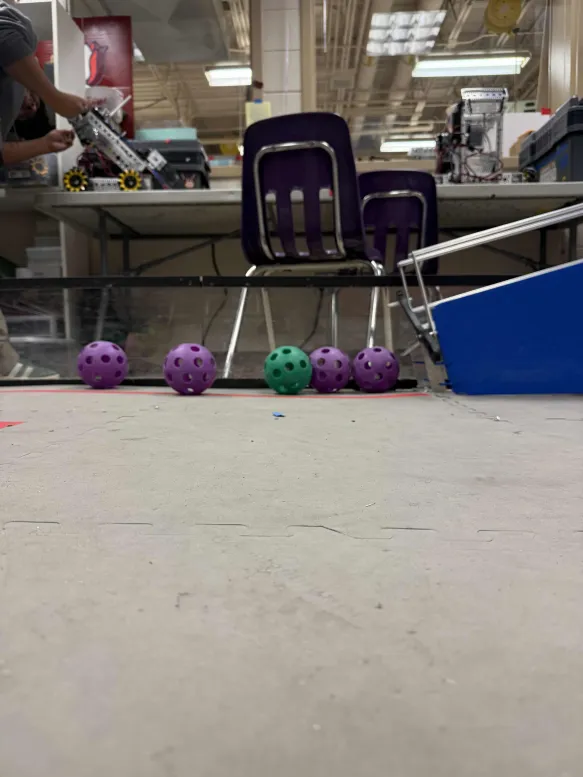
#> input picture images/IMG_3049.webp, 583 x 777 px
$ python -i RangeFinder.py   (imports and definitions only)
#> lines starting #> are read from the running program, lines starting #| are printed output that depends on the picture; after the words box and inside, x2 and y2 are one past the last pixel; in counts of white or black regions, pixels touching at a corner belong together
### modules/types/ColorRange.py
import numpy as np
import json
import cv2

class ColorRange:
    def __init__(self, lower_color, upper_color, name = None):
        self.lower = np.array(lower_color, dtype=np.uint8)
        self.upper = np.array(upper_color, dtype=np.uint8)
        self.name = name

    def __repr__(self):
        return f"ColorRange(name='{self.name}', lower={self.lower.tolist()}, upper={self.upper.tolist()})"

    # [35 lines left out: functions contains, apply_mask, adjust, expand, average_with, to_dict, not called in this run]

    @staticmethod
    def from_dict(data):
        return ColorRange(data["lower"], data["upper"], data.get("name"))

    # [10 lines left out: functions save, load, not called in this run]

### modules/RangeFinder.py
import cv2
import numpy as np
from sklearn.cluster import MiniBatchKMeans
from .types.ColorRange import ColorRange

class RangeFinder:
    def __init__(self, n_clusters=4):
        self.n_clusters = n_clusters

    def find_color_clusters(self, image_hsv, mask=None):
        if mask is not None:
            image_hsv = cv2.bitwise_and(image_hsv, image_hsv, mask=mask)

        pixels = image_hsv.reshape(-1, 3)
        pixels = pixels[np.any(pixels != [0, 0, 0], axis=1)]  # remove black pixels
        if len(pixels) < self.n_clusters:
            return []

        kmeans = MiniBatchKMeans(n_clusters=self.n_clusters, random_state=42, batch_size=1000)
        kmeans.fit(pixels)
        centers = np.uint8(kmeans.cluster_centers_)
        return centers

    def compute_color_range(self, image, color_hint):
        hsv = cv2.cvtColor(image, cv2.COLOR_BGR2HSV)

        if color_hint.lower() == "purple":
            mask = cv2.inRange(hsv, (120, 30, 30), (160, 255, 255))
        elif color_hint.lower() == "green":
            mask = cv2.inRange(hsv, (35, 40, 40), (90, 255, 255))
        else:
            raise ValueError("Unsupported color hint. Use 'purple' or 'green'.")

        mask = cv2.morphologyEx(mask, cv2.MORPH_OPEN, np.ones((5, 5), np.uint8))
        mask = cv2.morphologyEx(mask, cv2.MORPH_CLOSE, np.ones((5, 5), np.uint8))

        centers = self.find_color_clusters(hsv, mask)
        if len(centers) == 0:
            print(f"No {color_hint} pixels detected.")
            return None

        lower = np.min(centers, axis=0)
        upper = np.max(centers, axis=0)

        lower = np.clip(lower - np.array([6, 31, 31]), 0, 255)
        upper = np.clip(upper + np.array([17, 42, 42]), 0, 255)

        return ColorRange(lower, upper, name=color_hint)

    def find_color_ranges(self, image):
        ranges = {}
        for color_hint in ["purple", "green"]:
            cr = self.compute_color_range(image, color_hint)
            if cr is not None:
                ranges[color_hint] = cr
        return ranges

>>> import cv2
>>> picture = cv2.imread('../images/IMG_3049.webp')
#> picture is the input picture: shape (777, 583, 3); mean B, G, R 121, 125.2, 130.7
>>> result = RangeFinder().find_color_ranges(picture)
#> the loop in find_color_ranges, `for color_hint in ["purple", "green"]:` made 2 passes
#> pass 1, in compute_color_range, `mask = cv2.inRange(hsv, (120, 30, 30), (160, 255, 255))`:
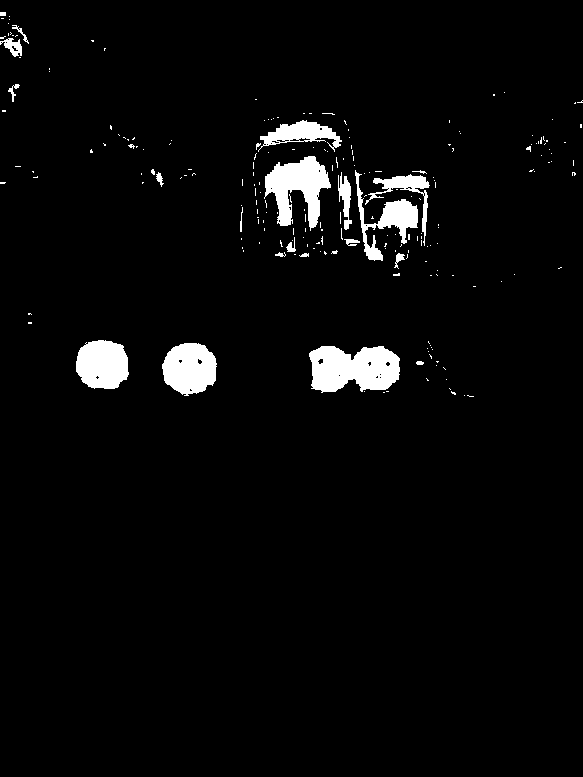
#> mask: shape (777, 583); 3.5% white; 216 white regions (195 under 20 px), largest, box (x1, y1, x2, y2) and area: (309, 346, 400, 393) 3313, (264, 156, 331, 231) 2608, (162, 343, 217, 396) 2206
#> pass 1, in compute_color_range, `mask = cv2.morphologyEx(mask, cv2.MORPH_OPEN, np.ones((5, 5), np.uint8))`:
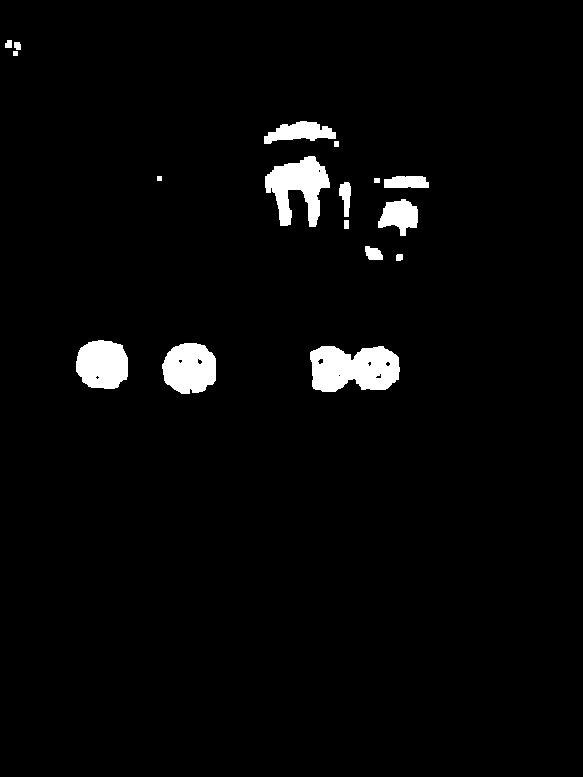
#> mask: shape (777, 583); 2.9% white; 17 white regions, largest, box (x1, y1, x2, y2) and area: (310, 346, 400, 392) 3282, (265, 156, 330, 227) 2524, (162, 343, 216, 394) 2185
#> after the loop in find_color_ranges, `for color_hint in ["purple", "green"]:`: ranges = 2 items
#> result = 2 items
